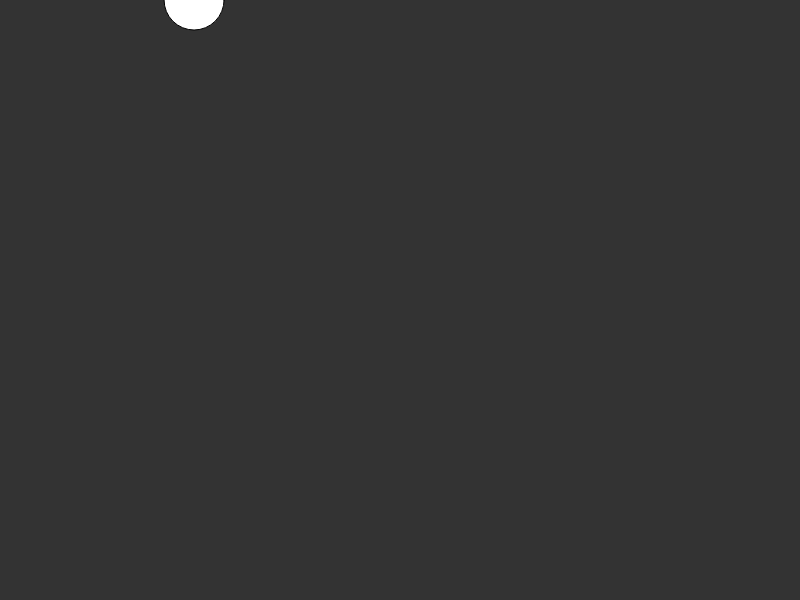
Frame 1 (no input)
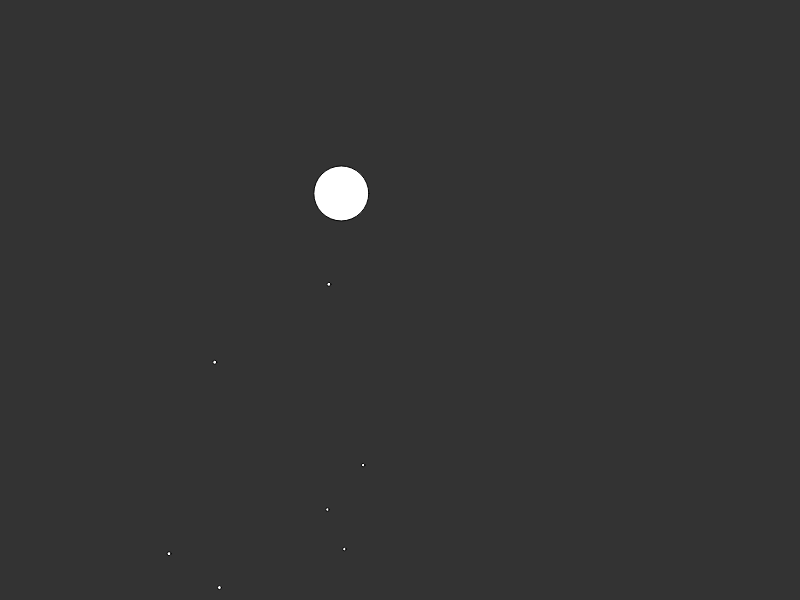
Frame 60 (no input)
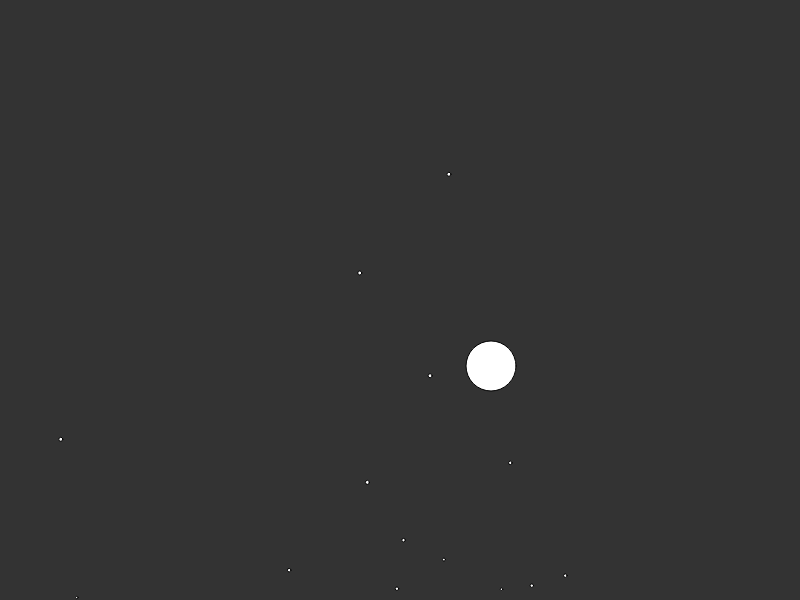
Frame 120 (the mouse pressed at the canvas centre since frame 60)

The p5.js sketch that drew these frames (run headless with seeded random() and noise() and a simulated clock; from frame 60 on, the mouse is pressed at the canvas centre):

// p5.js sketch
// ── sketch.js
var particles = [];
var mini_particles = [];

function setup() {
  createCanvas(800, 600);

  for (var i = 0; i < 1; i++) {
    var radius = random(20, 60);
    particles.push(new Particle(random(radius, width - radius), 0, 60, 'white'));
  }

}

function draw() {
  background(51);

  for (var i = 0; i < particles.length; i++) {
    particles[i].update();
    if (particles[i].radius <= 0) {
      particles.splice(i, 1);
    }
  }

  for (var j = mini_particles.length - 1; j > 0; j--) {

    mini_particles[j].update();

    if (mini_particles[j].ttl <= 0) {
        mini_particles.splice(j, 1);
    }

  }

}

function MiniParticles(x, y, radius, particle_color) {

  this.x = x;
  this.y = y;
  this.radius = radius;
  this.particle_color = particle_color;
  this.gravity = 0.2;
  this.velocity = {
    x: random(-5, 5),
    y: random(-15, 15)
  };
  this.ttl = 100;


  this.render = function() {
    fill(this.particle_color);
    arc(this.x, this.y, this.radius, this.radius, 0, TWO_PI);
  }

  this.update = function() {
    this.render();

    if (this.y + (this.radius / 2) + this.velocity.y >= height) {
      this.velocity.y = -this.velocity.y * 0.6;
      this.radius -= 0.5;
    } else {
      this.velocity.y += this.gravity;
    }

    this.x += this.velocity.x;
    this.y += this.velocity.y;
    this.ttl -= 1;

  }

}

function Particle(x, y, radius, particle_color) {

  this.x = x;
  this.y = y;
  this.radius = radius;
  this.particle_color = particle_color;
  this.gravity = 1;
  this.velocity = {
    x: random(-5, 5),
    y: random(-5, 5)
  };

  this.render = function() {
    fill(this.particle_color);
    arc(this.x, this.y, this.radius, this.radius, 0, TWO_PI);
  }

  this.update = function() {
    this.render();

    if (this.y + (this.radius / 2) + this.velocity.y >= height) {
      this.velocity.y = -this.velocity.y * 0.8;
      this.shatter();
    } else {
      this.velocity.y += this.gravity;
    }

    if (this.x + (this.radius / 2) + this.velocity.x > width || this.x - (this.radius / 2) <= 0) {
      this.velocity.x = -this.velocity.x;
    }

    this.x += this.velocity.x;
    this.y += this.velocity.y;

  }

  this.shatter = function() {

    this.radius -= 5;

    for (var i = 0; i < 8; i++) {
      fill(this.particle_color);
      mini_particles.push(new MiniParticles(this.x, this.y, 4, this.particle_color));
    }

  }














}
